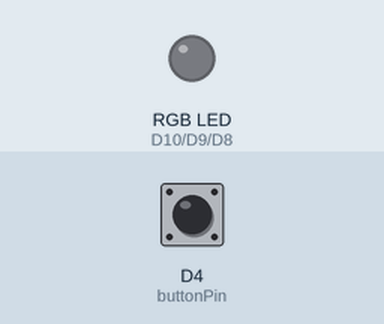
Recording of a program running on a simulated Arduino Uno R4 WiFi. On the bench: an RGB LED mixed from three pins (HIGH = lit). The inputs (shaded band) are chosen by the test bench; at power-on: D4 (buttonPin) HIGH.

Above: at 1.2 s.
1.3 s: D4 (buttonPin) pulled LOW for 0.15 s
At 2.1 s:
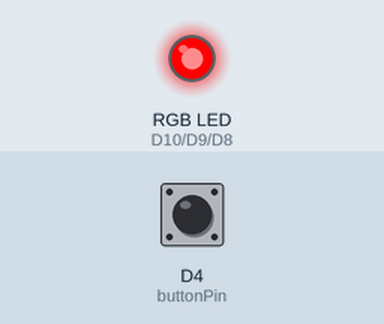
2.9 s: D4 (buttonPin) pulled LOW for 1 s
At 5.1 s:
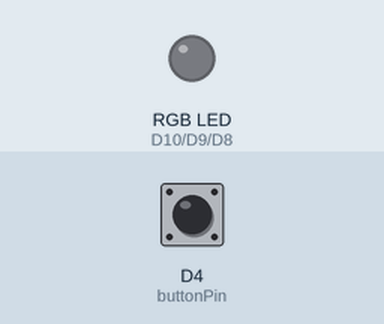
5.4 s: D4 (buttonPin) pulled LOW for 0.15 s
At 6.2 s:
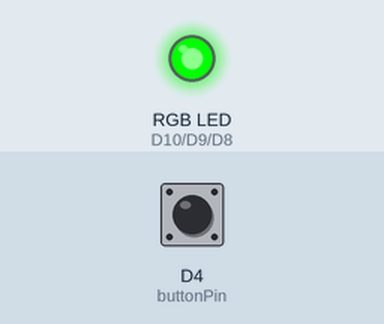
7.0 s: D4 (buttonPin) pulled LOW for 3.2 s
At 10.7 s:
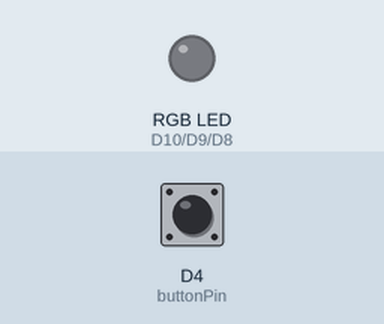
11.7 s: D4 (buttonPin) pulled LOW for 0.15 s
At 12.8 s:
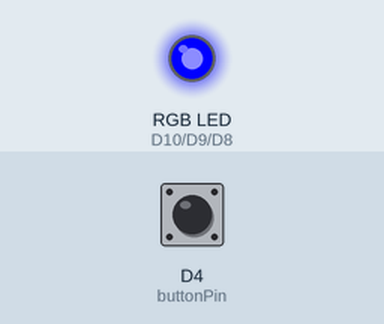
Timing chart, 0 to 14.3 s (numbered marks = the images above; inputs shaded):
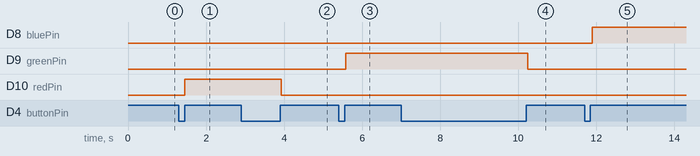

Measured:
- after the input at 1.3 s, D10 (redPin): LOW → HIGH after 0.16 s
- after the input at 2.9 s, D10 (redPin): HIGH → LOW after 1.0 s
- after the input at 5.4 s, D9 (greenPin): LOW → HIGH after 0.18 s
- after the input at 7.0 s, D9 (greenPin): HIGH → LOW after 3.2 s
- after the input at 11.7 s, D8 (bluePin): LOW → HIGH after 0.20 s

The program:

main.cpp
```cpp
#include <Arduino.h>

int redPin = 10;
int greenPin = 9;
int bluePin = 8;
int rgbPins[] = {redPin, greenPin, bluePin};
int currentLed = 0;
int buttonPin = 4;
int prevButtonValue = 1;
unsigned long prevButtonTime = 0, BUTTON_TIME_INTERVAL = 50;
byte buttonPushCounter = 0;

void toggleLed(int value);

void setup() {
  pinMode(redPin, OUTPUT);
  pinMode(greenPin, OUTPUT);
  pinMode(bluePin, OUTPUT);
  pinMode(buttonPin, INPUT_PULLUP);
}

void loop() {
  if (millis() - prevButtonTime >= BUTTON_TIME_INTERVAL) {
    prevButtonTime = millis();
    toggleLed(digitalRead(buttonPin));
  }

  if (buttonPushCounter % 2 == 0) {
    currentLed = rgbPins[(buttonPushCounter / 2) % 3];
  }
}

void toggleLed(int value) {
  if (value != prevButtonValue) {
    prevButtonValue = value;
    if (value == 1) {
      digitalWrite(currentLed, digitalRead(currentLed) == LOW ? HIGH : LOW);
      buttonPushCounter += 1;
    }
  }
}
```
